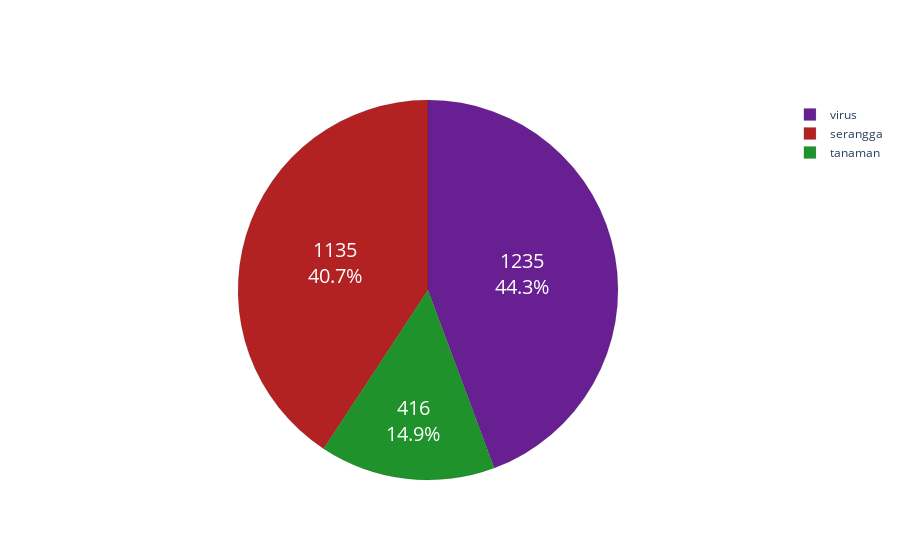

This figure's notebook cell:
### Markdown cell above
## proporsi

### Code cell
# cuma tampilan
import plotly.graph_objects as go

data = df_node.groupby(['group','color']).agg({'group': ['count'], }).reset_index().sort_values(
    ('group', 'count'),ascending=False
).reset_index(drop=True).values
labels = [i[0] for i in data]
colors = [i[1] for i in data]
slices = [i[2] for i in data]

fig = go.Figure(data=[go.Pie(labels=labels,values=slices)])
fig.update_traces(hoverinfo='label+percent', textinfo='value+percent', textfont_size=20, marker=dict(colors=colors, line=dict(color='#000000', width=0.1)))
fig.show()

### Figure 1 — Plotly figure (JSON) as saved in the notebook; plotly's stock layout.template omitted (floating-point values rounded to 4 significant figures)
{"data": [{"hoverinfo": "label+percent", "labels": ["virus", "serangga", "tanaman"], "marker": {"colors": ["#671f92", "#b22222", "#1f922b"], "line": {"color": "#000000", "width": 0.1}}, "textfont": {"size": 20}, "textinfo": "value+percent", "type": "pie", "values": [1235, 1135, 416]}], "layout": {}}
